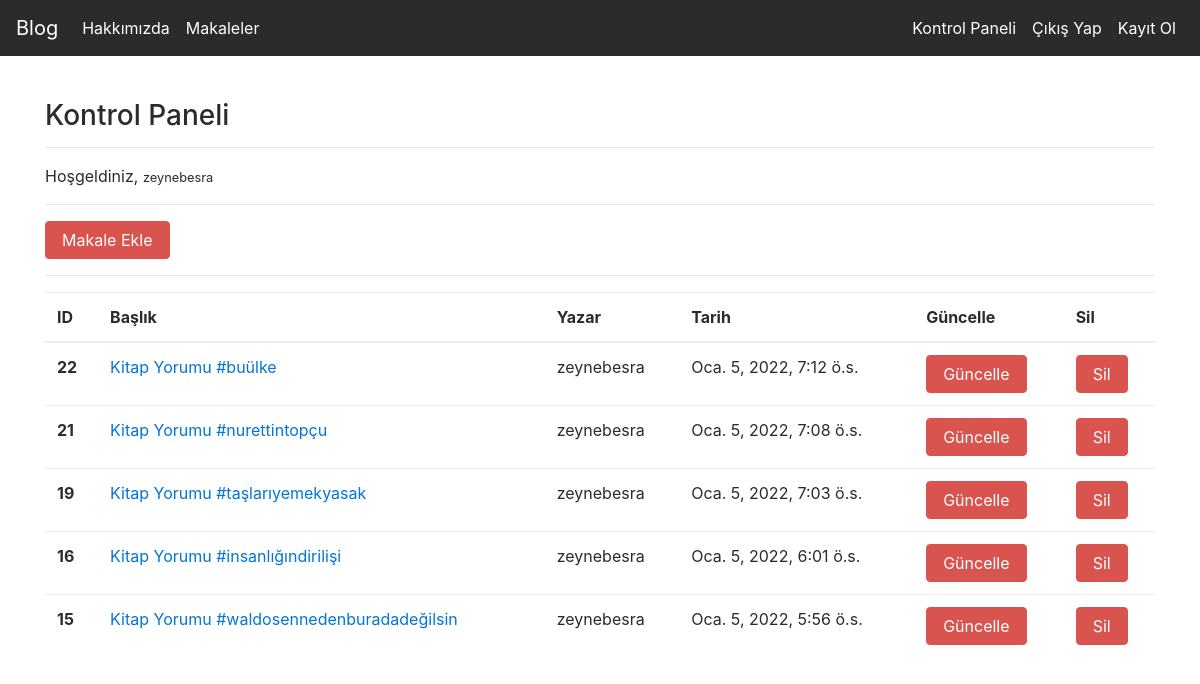
Screenshot of /articles/dashboard/ (signed in) with the database file from the repository.
### article/models.py (models this page shows, shortened)
class Article(models.Model):
    author = models.ForeignKey("auth.User",on_delete = models.CASCADE,verbose_name="Yazar")
    title = models.CharField(max_length = 50,verbose_name="Başlık")
    content = RichTextField()
    created_date = models.DateTimeField(auto_now_add=True,verbose_name="Oluşturma Tarihi")
    article_image = models.FileField(blank = True,null = True, verbose_name="Makaleye Fotoğraf Ekleyin")
    class Meta:
        ordering = ['-created_date']

### article/views.py (the view)
# urls.py: path('dashboard/',views.dashboard,name = "dashboard"),
@login_required(login_url = "user:login")
def dashboard(request):
    articles = Article.objects.filter(author = request.user)
    context = {
        "articles":articles
    }
    return render(request,"dashboard.html",context)

### templates/dashboard.html
{% extends "layout.html" %}
{% block body %}
<h3>Kontrol Paneli</h3>
<hr>
<p>
    Hoşgeldiniz, <small>{{request.user.username}}</small>
</p>
<hr>
<a class = "btn btn-danger" href = "{% url 'article:addarticle' %}">Makale Ekle </a>
<hr>
{% if articles  %}
<table class="table">
    <thead>
      <tr>
        <th scope="col">ID</th>
        <th scope="col">Başlık</th>
        <th scope="col">Yazar</th>
        <th scope="col">Tarih</th>
        <th scope="col">Güncelle</th>
        <th scope="col">Sil</th>
      </tr>
    </thead>
    <tbody>
      {% for article in articles %}
      <tr>
        <th scope="row">{{article.id}}</th>
        <td><a href= "{% url 'article:detail' article.id %}">{{article.title}}</a></td>
        <td>{{article.author.username}}</td>
        <td>{{article.created_date}}</td>
        <td><a href= "{% url 'article:update' article.id %}"class="btn btn-danger">Güncelle</a></td>
        <td><a href= "{% url 'article:delete' article.id %}" class="btn btn-danger">Sil</a></td>
      </tr>
      {% endfor %}
    </tbody>
  </table>
{% else %}
<div class="alert alert-danger">
    Henüz bir makaleniz bulunmuyor...
</div>
{% endif %}
{% endblock body %}

### rows the page displays
Article: id "22", title "Kitap Yorumu #buülke", author.username "zeynebesra", created_date "Oca. 5, 2022, 7:12 ö.s."
Article: id "21", title "Kitap Yorumu #nurettintopçu", author.username "zeynebesra", created_date "Oca. 5, 2022, 7:08 ö.s."
Article: id "19", title "Kitap Yorumu #taşlarıyemekyasak", author.username "zeynebesra", created_date "Oca. 5, 2022, 7:03 ö.s."
Article: id "16", title "Kitap Yorumu #insanlığındirilişi", author.username "zeynebesra", created_date "Oca. 5, 2022, 6:01 ö.s."
Article: id "15", title "Kitap Yorumu #waldosennedenburadadeğilsin", author.username "zeynebesra", created_date "Oca. 5, 2022, 5:56 ö.s."

### other values shown
{{ request.user.username }} "zeynebesra"
